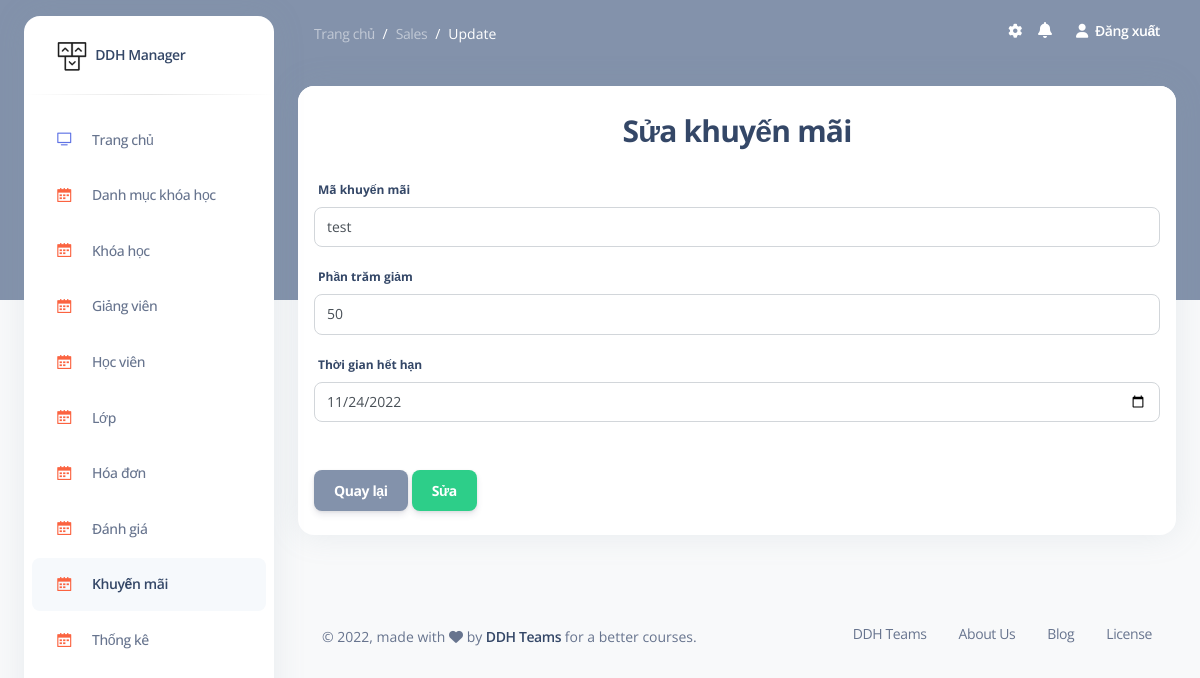
Page /admin/sales/update/1 (signed in) on the committed database.
### tables this page shows
CREATE TABLE `sales` (
                         `id` int NOT NULL,
                         `sale_code` varchar(255) DEFAULT NULL,
                         `percent_discount` int DEFAULT NULL,
                         `time` date DEFAULT NULL
);

### models/admin/sales.php (called while the page is built, shortened)
<?php
    function detail_sale($id){
        $sql = "SELECT * FROM `sales` WHERE id = ?";
        return query_one($sql,$id);
    }
?>

### models/process_db.php (called while the page is built, shortened)
<?php
    function connect(){
        $conn = null;
        try {
            $conn = new PDO("mysql:host=".DB_HOST.";dbname=".DB_NAME."", DB_USER, DB_PASS);
            $conn->setAttribute(PDO::ATTR_ERRMODE, PDO::ERRMODE_EXCEPTION);
        }catch(PDOException $e){
            echo "Connection failed: " . $e->getMessage();
        }
        return $conn;
    }
    function query_one($sql){
        $sql_args = array_slice(func_get_args(), 1);
        try {
            $stmt = connect()->prepare($sql);
            $stmt->execute($sql_args);
            $row = $stmt->fetch(PDO::FETCH_ASSOC);
            return $row;
        } catch (PDOException $e) {
            throw $e;
        }
    }
?>

### views/admin/sales/update.php (the view, shortened to what this page needs)
<section class="container-fluid py-4">
    <div class="row">
        <div class="col-12">
            <div class="card mb-4">
                <div class="card-header pb-0">
                    <div class="text-center">
                        <h3>Sửa khuyến mãi</h3>
                    </div>
                </div>
                <div class="card-body px-0 pt-0 pb-2">
                    <div class="p-3">
                        <form action="<?= SALES ?>/edit" method="post" id="form-1">
                            <div class="form-group ">
                                <label for="sale_code" class="form-label">Mã khuyến mãi</label>
                                <input type="text" name="sale_code" id="sale_code" class="form-control" value="<?= $update_sale['sale_code'] ?>">
                            </div>
                            <div class="form-group ">
                                <label for="percent" class="form-label">Phần trăm giảm</label>
                                <input type="number" min="0" max="99" name="percent" id="percent" class="form-control" value="<?= $update_sale['percent_discount'] ?>">
                            </div>
                            <div class="form-group ">
                                <label for="time" class="form-label">Thời gian hết hạn</label>
                                <input type="date" name="time" min="<?= date("Y-m-d") ?>" id="time" class="form-control" value="<?= $update_sale['time'] ?>">
                            </div>
                            <div class="mt-5">
                                <a href="<?= SALES ?>" class="btn btn-secondary">Quay lại</a>
                                <button class="btn btn-success" type="submit">Sửa</button>
                            </div>
                        </form>
                    </div>
                </div>
            </div>
        </div>
    </div>
</section>

### admin.php (style rules this page uses)
.btn { margin-bottom: 0 !important; }

### rows in the picture
sales: sale_code "test", percent "50", time "11/24/2022"

### other values in the picture
$_GET['module'] "Sales"
$_GET['act'] "Update"
